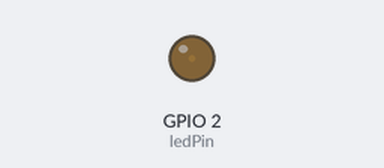
A sketch run on a simulated ESP32. On the bench: output pins drawn as LEDs (lit = HIGH). What the sketch prints to the serial monitor is not drawn.

Above: at 0.05 s.
At 1.15 s:
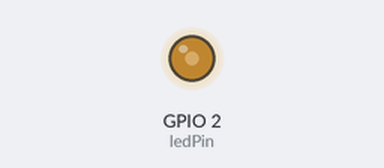
At 2.3 s:
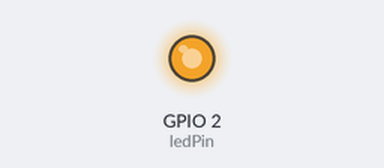
At 4.6 s:
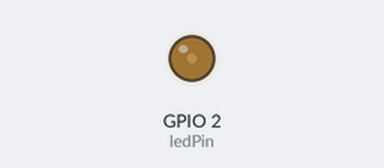
Timing chart, 0 to 6.7 s (numbered marks = the images above):
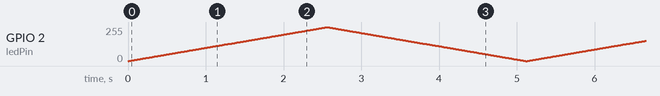

The sketch:

lab03.ino
```cpp
// 定义LED引脚
const int ledPin = 2;

// 设置PWM属性
const int freq = 5000;      // 频率 5000Hz
const int resolution = 8;   // 分辨率 8位 (0-255)
const int channel = 0;      // 直接用数字0作为PWM通道

void setup() {
  Serial.begin(115200);
  // 初始化串口通信，设置波特率为115200

  // 第一步：先配置通道的频率和分辨率
  ledcSetup(channel, freq, resolution);

  // 第二步：把引脚绑定到这个通道
  ledcAttachPin(ledPin, channel);
}

void loop() {
  // 开始循环，控制LED呼吸灯效果
  // 逐渐变亮
  for(int dutyCycle = 0; dutyCycle <= 255; dutyCycle++){
    ledcWrite(channel, dutyCycle); // 必须写通道号，不是引脚号
    delay(10);
  }

  // 逐渐变暗
  for(int dutyCycle = 255; dutyCycle >= 0; dutyCycle--){
    ledcWrite(channel, dutyCycle);
    delay(10);
  }

  Serial.println("Breathing cycle completed");
  // Indicate the end of a cycle
}
```
